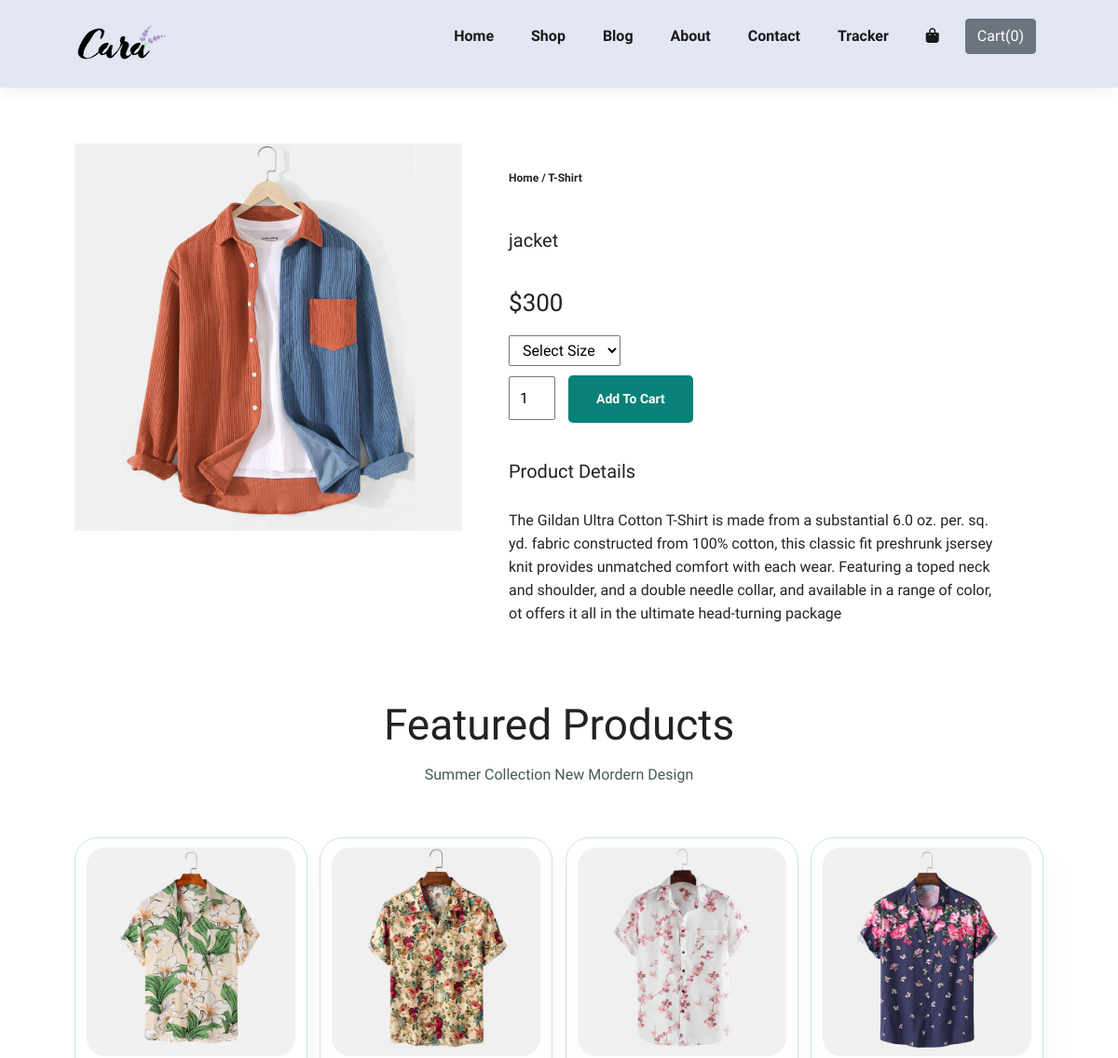
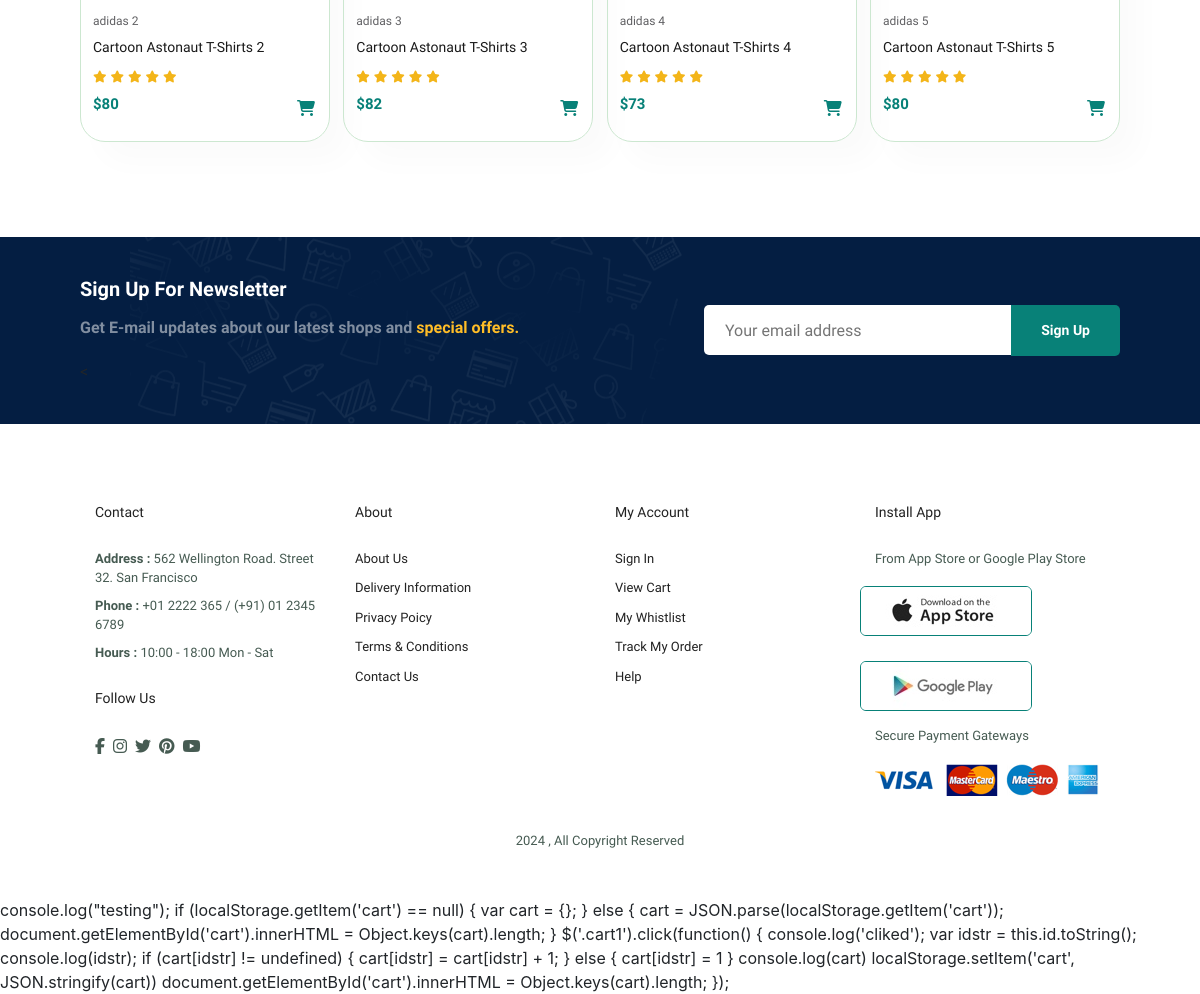
/cart/products/6, run on the app's committed database (2 pictures, top to bottom).
### cart/models.py (models this page shows, shortened)
class Products(models.Model):
    product_id = models.AutoField
    product_name = models.CharField(max_length=50)
    category = models.CharField(max_length=50 , default="")
    subcategory = models.CharField(max_length=50 , default="")
    price = models.IntegerField(default=0)
    desc = models.CharField(max_length=300)
    pub_date = models.DateField()
    image = models.ImageField(upload_to='cart/images' , default='')

### cart/views.py (the view)
# urls.py: path('products/<int:myid>' , views.products , name='products'),
def products(request , myid):
    allprods = Products.objects.all()
    products = Products.objects.filter(id = myid)
    params = {
        'products' : products[0] ,
        'allprods' : allprods
    }
    return render(request , 'cart/products.html' , params)

### cart/templates/cart/products.html (shortened to what this page needs)
{% extends 'cart/base.html' %} {% block content %}
<section id="prodetails" class="section-p1">
    <div class="single-pro-image">
        <div class="small-img-group">
            <img src="/media/{{products.image}}" width="100%" id="MainImg" alt="">
        </div>
    </div>
    <div class="single-pro-details">
        <h6>Home / T-Shirt</h6>
        <h4>{{products.product_name}}</h4>
        <h2>${{products.price}}</h2>
        <select>'
                <option selected>Select Size</option>
            </select>
        <input type="number" value="1">
        <a href="/cart/cart"><button class="normal">Add To Cart</button></a>
        <h4>Product Details</h4>
        <span>The Gildan Ultra Cotton T-Shirt is made from a substantial 6.0 oz. per. sq. yd.
                fabric constructed from 100% cotton, this classic fit preshrunk jsersey knit provides
                unmatched comfort with each wear. Featuring a toped neck and shoulder, and a double needle
                collar, and  available in a range of color, ot offers it all in the ultimate head-turning package
            </span>
    </div>
</section>
<section id="product1" class="section-p1">
    <h2>Featured Products</h2>
    <p>Summer Collection New Mordern Design</p>
    <div class="prod-container">
        {% for i in allprods|slice:"1:5" %}
        <div class="prod">
            <img src="/media/{{i.image}}" alt="">
            <div class="des">
                <span>{{i.product_name}}</span>
                <h5>{{i.desc}}</h5>
                <div class="stars">
                    <i class="fas fa-star"></i>
                    <i class="fas fa-star"></i>
                    <i class="fas fa-star"></i>
                    <i class="fas fa-star"></i>
                    <i class="fas fa-star"></i>
                </div>
                <h4>${{i.price}}</h4>
            </div>
            <a href="#"> <i class="fas fa-cart-shopping cart1"></i></a>
        </div>
        {% endfor %}
    </div>
</section>
{% endblock content %} {% block js %}
console.log("testing"); if (localStorage.getItem('cart') == null) { var cart = {}; } else { cart = JSON.parse(localStorage.getItem('cart')); document.getElementById('cart').innerHTML = Object.keys(cart).length; } $('.cart1').click(function() { console.log('cliked');
var idstr = this.id.toString(); console.log(idstr); if (cart[idstr] != undefined) { cart[idstr] = cart[idstr] + 1; } else { cart[idstr] = 1 } console.log(cart) localStorage.setItem('cart', JSON.stringify(cart)) document.getElementById('cart').innerHTML
= Object.keys(cart).length; });
{% endblock %}

### cart/static/cart/css/style.css (style rules this page uses)
* { margin: 0; padding: 0; box-sizing: border-box; font-family: "Spartan", sans-serif; }
html { scroll-behavior: smooth; }
h2 { font-size: 46px; line-height: 54px; color: #222; }
h4 { font-size: 20px; color: #222; }
h6 { font-weight: 700; font-size: 12px; }
p { font-size: 16px; color: #465b52; margin: 15px 0 20px 0; }
.section-p1 { padding: 40px 80px; }
button.normal { font-size: 14px; font-weight: 600; padding: 15px 30px; color: #000; background-color: #fff; border-radius: 5px; cursor: pointer; border: none; outline: none; transition: 0.2s; }
body { width: 100%; }
#product1 { text-align: center; }
#product1 .prod-container { display: flex; justify-content: space-between; padding-top: 20px; flex-wrap: wrap; }
#product1 .prod { width: 23%; min-width: 250px; padding: 10px 12px; border: 1px solid #cce7d0; border-radius: 25px; cursor: pointer; box-shadow: 20px 20px 30px rgba(0, 0, 0, 0.02); margin: 15px 0; transition: 0.2s ease; position: relative; }
#product1 .prod img { width: 100%; border-radius: 20px; }
#product1 .prod .des { text-align: start; padding: 10px 0; position: relative; }
#product1 .prod .des span { color: #606063; font-size: 12px; }
#product1 .prod .des h5 { padding-top: 7px; color: #1a1a1a; font-size: 14px; }
#product1 .prod .des i { font-size: 12px; color: rgb(243, 181, 25); }
#product1 .prod .des h4 { padding-top: 7px; font-size: 15px; font-weight: 700; color: #088178; }
#product1 .prod .cart1 { color: #088178; border: 1px solid #cce7d0; position: absolute; bottom: 12px; right: 9px; outline: none; border: none; }
#product1 .prod .cart1 { color: #088178; border: 1px solid #cce7d0; position: absolute; bottom: 25px; right: 14px; outline: none; border: none; }
#prodetails { display: flex; margin-top: 20px; }
#prodetails .single-pro-image { width: 40%; margin-right: 50px; }
.small-img-group { display: flex; justify-content: space-between; }
#prodetails .single-pro-details { width: 50%; padding-top: 30px; }
#prodetails .single-pro-details h4 { padding: 40px 0 20px 0; }
#prodetails .single-pro-details h2 { font-size: 26px; }
#prodetails .single-pro-details select { display: block; padding: 5px 10px; margin-bottom: 10px; }
#prodetails .single-pro-details input { width: 50px; height: 47px; padding-left: 10px; font-size: 16px; margin-right: 10px; }
#prodetails .single-pro-details button { background-color: #088178; color: #fff; }
#prodetails .single-pro-details span { line-height: 25px; }

### data on the page
Products: image (picture), product_name "jacket", price "300"
Products: image (picture), product_name "adidas 2", desc "Cartoon Astonaut T-Shirts 2", price "80"
Products: image (picture), product_name "adidas 3", desc "Cartoon Astonaut T-Shirts 3", price "82"
Products: image (picture), product_name "adidas 4", desc "Cartoon Astonaut T-Shirts 4", price "73"
Products: image (picture), product_name "adidas 5", desc "Cartoon Astonaut T-Shirts 5", price "80"
